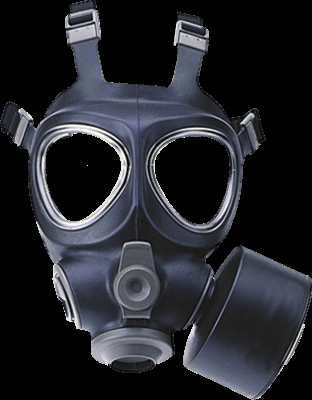
#> input picture ActMascaraDeGas/gas.png, 312 x 400 px
$ python mascaraDeGas.py
#> lines starting #> are read from the running program, lines starting #| are printed output that depends on the picture
import cv2
import numpy as np

# Cargar la máscara que deseas agregar (asegúrate de que sea PNG con transparencia)
mascara = cv2.imread('gas.png', cv2.IMREAD_UNCHANGED)  # Cargar PNG con transparencia
#> mascara is the input picture: shape (400, 312, 4); mean B, G, R, A 42.7, 37.3, 36, 112

# Cargar el clasificador preentrenado de rostros
face_cascade = cv2.CascadeClassifier('haarcascade_frontalface_alt2.xml')

# Capturar video desde la cámara (o puedes usar un archivo de video)
video = cv2.VideoCapture(0)  # Cambia el 0 por la ruta de un archivo de video si quieres usar un archivo

while True:
    # Leer cada frame del video
    ret, frame = video.read()
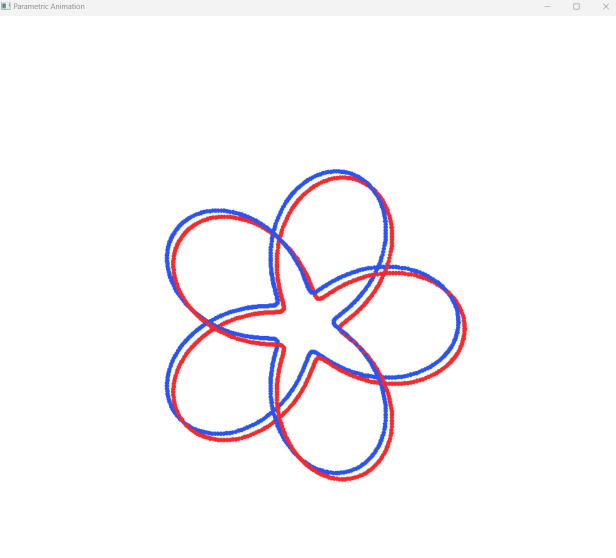
#> input picture ActividadFormasParametricas/Imagen1 k=2.5.jpg, 1232 x 1116 px, given in place of the camera (shown at 1/2 size)
#> frame is the input picture: shape (1116, 1232, 3); mean B, G, R 250, 246.9, 250

    if not ret:
        break

    # Convertir el frame a escala de grises
    frame_gris = cv2.cvtColor(frame, cv2.COLOR_BGR2GRAY)
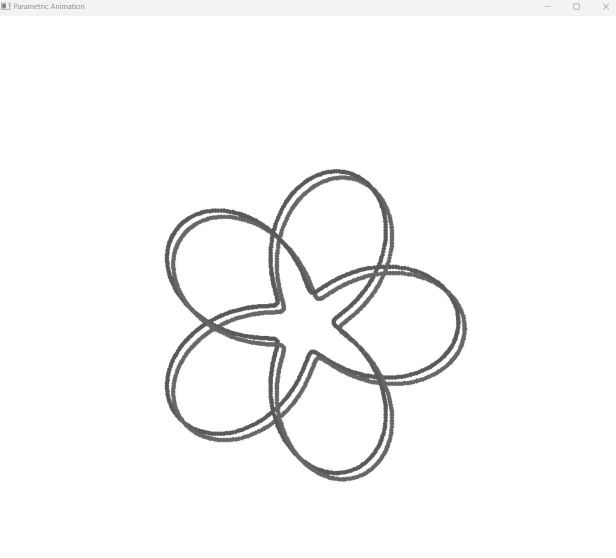
#> frame_gris: shape (1116, 1232) (shown at 1/2 size); min 73, max 255, mean 248.2

    # Detectar los rostros en el frame
    rostros = face_cascade.detectMultiScale(frame_gris, scaleFactor=1.1, minNeighbors=5, minSize=(30, 30))
#> rostros = ()

    # Procesar cada rostro detectado
    for (x, y, w, h) in rostros:
        movimientoX = 40
        movimientoY = 50

        # Redimensionar la máscara para que coincida con el tamaño del rostro detectado
        mascara_redimensionada = cv2.resize(mascara, (w + movimientoX, h + movimientoY))

        # Separar los canales de la máscara: color y alfa (transparencia)
        mascara_rgb = mascara_redimensionada[:, :, :3]  # Canal de color
        mascara_alpha = mascara_redimensionada[:, :, 3]  # Canal de transparencia

        # Convertir mascara_alpha a tipo uint8 si no lo es
        if mascara_alpha.dtype != np.uint8:
            mascara_alpha = mascara_alpha.astype(np.uint8)

        #Para acomodar mascara de gas
        traslacion_x = 10
        traslacion_y = 25

        # Crear una región de interés (ROI) en el frame donde colocaremos la máscara
        roi = frame[y - traslacion_y:y - traslacion_y + h + movimientoY, x:x + w + movimientoX]

        # Verificar que el ROI coincide con el tamaño de la máscara para evitar errores
        if roi.shape[:2] == mascara_rgb.shape[:2]:
            # Invertir la máscara alfa para obtener la parte del rostro donde se aplicará la máscara
            mascara_alpha_inv = cv2.bitwise_not(mascara_alpha)

            # Enmascarar la región del rostro en la imagen original
            fondo = cv2.bitwise_and(roi, roi, mask=mascara_alpha_inv)

            # Enmascarar la máscara RGB
            mascara_fg = cv2.bitwise_and(mascara_rgb, mascara_rgb, mask=mascara_alpha)

            # Combinar el fondo (parte del rostro sin máscara) y la parte con la máscara
            resultado = cv2.add(fondo, mascara_fg)

            # Reemplazar la región del rostro con la imagen combinada
            frame[y - traslacion_y:y - traslacion_y + h + movimientoY, x:x + w + movimientoX] = resultado
#> this loop made 0 passes

    # Mostrar el frame con la máscara aplicada
    cv2.imshow('Video con mascara', frame)

    # Presionar 'q' para salir del loop
    if cv2.waitKey(1) & 0xFF == ord('q'):
#> (key q is pressed here)
        break

# Liberar la captura de video y cerrar las ventanas
video.release()
cv2.destroyAllWindows()
